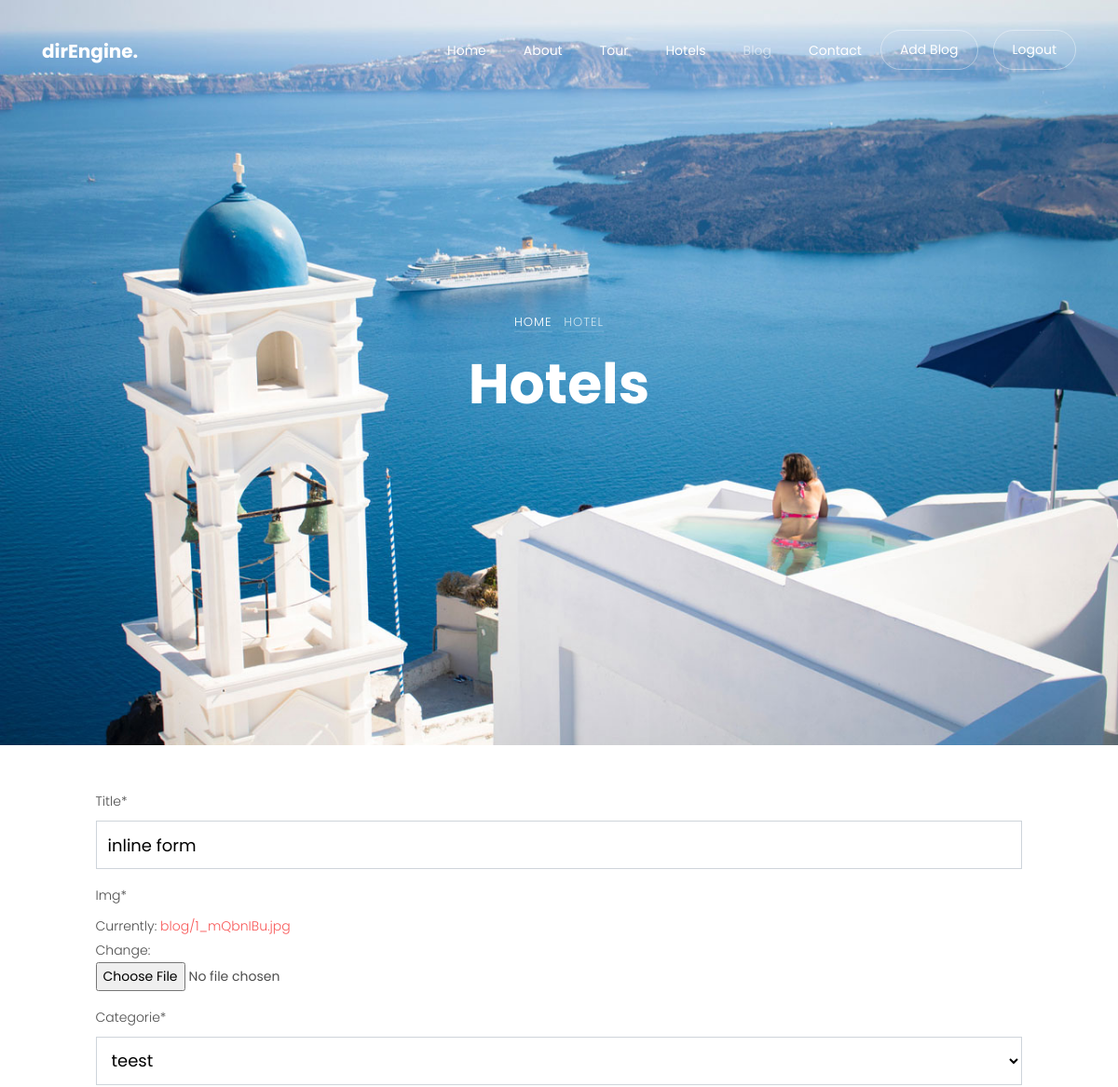
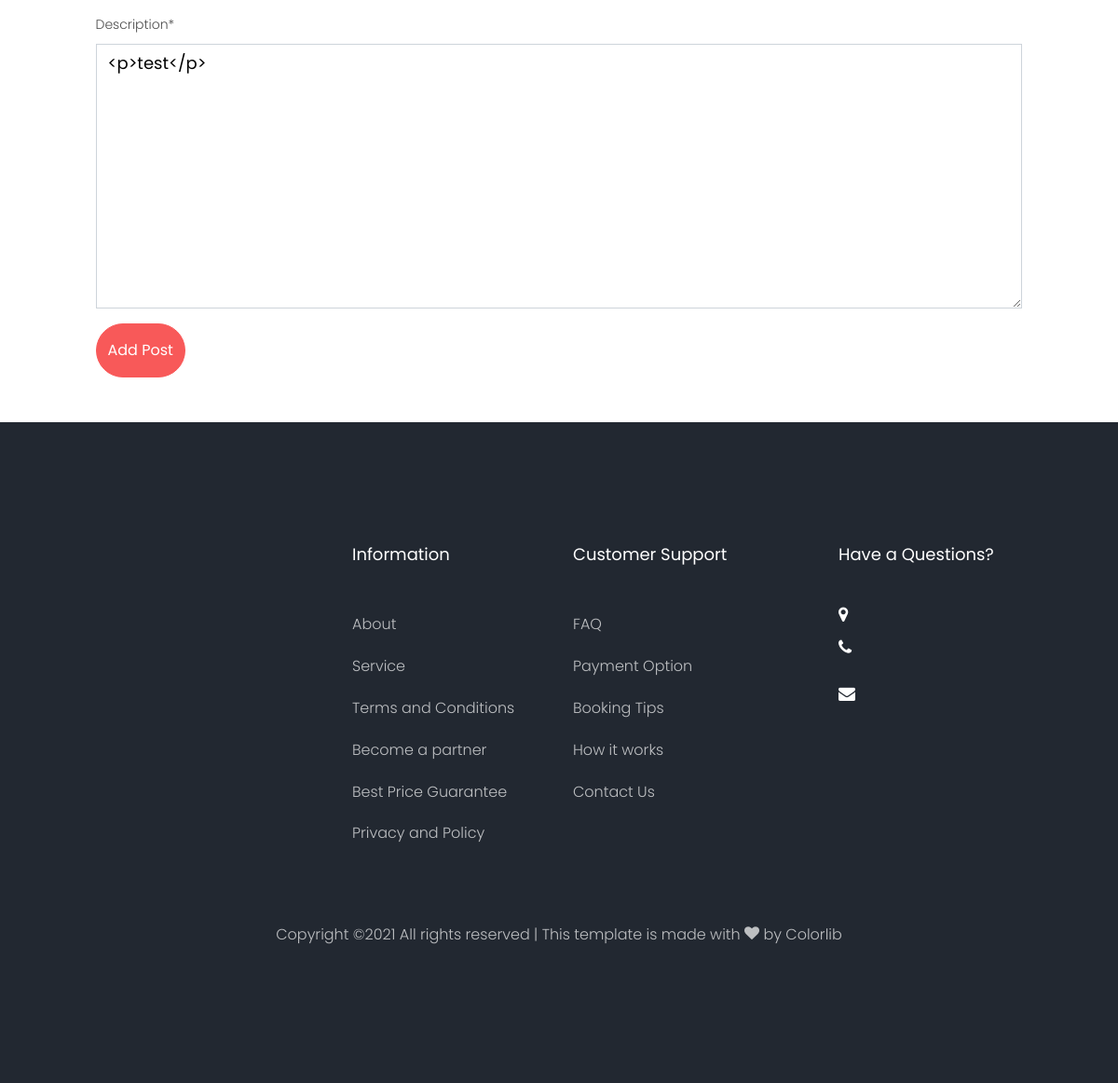
Page /blog/2-inline-form/update/ (signed in) on the committed database (2 pictures, top to bottom).
### blog/models.py (models this page shows, shortened)
class Post(models.Model):
    author = models.ForeignKey(get_user_model(), on_delete=models.CASCADE)
    title = models.CharField(max_length = 30)
    img = models.ImageField(upload_to='blog/')
    tags = TaggableManager()
    categorie = models.ForeignKey('Categorie', on_delete=models.CASCADE )
    description = RichTextField()
    created_at = models.DateTimeField(auto_now=True)
    updated_at = models.DateTimeField(default=timezone.now)
    slug = models.SlugField(blank=True, null=True)
    active = models.BooleanField(default=True)
    objects=PostManager()
    class Meta:
        ordering = ['-id']

class Categorie(models.Model):
    title = models.CharField(max_length=25)
    def __str__(self):
        return self.title

### blog/views.py (the view)
# urls.py: path('<slug:slug>/update/', views.BlogUpdateView.as_view(),name='blog-update'),
class BlogUpdateView(UserPassesTestMixin,LoginRequiredMixin,SuccessMessageMixin,UpdateView):
    model = Post
    form_class= BlogForm
    success_message='Updated Post Successfully!!'
    def test_func(self):
        if self.request.user.is_superuser or self.request.user.is_staff and self.get_object().author==self.request.user:
            return True
        return False

### blog/forms.py
class BlogForm(forms.ModelForm):
    class Meta:
        model = Post
        fields = ( 'title', 'img', 'tags', 'categorie', 'description',)

### project/context_processors.py (called while the page is built)
def nav_links(request):
    urlpath = request.path
    cxt = {
        'urlpath':urlpath,
    }
    return cxt

def myfooter(request):
    info = Info.objects.last()
    cxt = {
        'myfooter':info,
    }
    return cxt

### blog/templates/blog/post_form.html (shortened to what this page needs)
{% extends "base.html" %}
{% load static %}
{% load crispy_forms_tags %}
{% block content %}
<div class="hero-wrap js-fullheight" style="background-image: url({% static 'images/bg_5.jpg' %});">
	<div class="container">
		<div class="row no-gutters slider-text js-fullheight align-items-center justify-content-center"
			data-scrollax-parent="true">
			<div class="col-md-9 ftco-animate text-center" data-scrollax=" properties: { translateY: '70%' }">
				<p class="breadcrumbs" data-scrollax="properties: { translateY: '30%', opacity: 1.6 }"><span
						class="mr-2"><a href="/">Home</a></span> <span>Hotel</span></p>
				<h1 class="mb-3 bread" data-scrollax="properties: { translateY: '30%', opacity: 1.6 }">Hotels</h1>
			</div>
		</div>
	</div>
</div>
<div class="row">
    <div class="col-md-10 mx-auto mt-5 mb-5">
        <form action="" method="POST" enctype="multipart/form-data">
            {{ form|crispy }}
                <button type="submit" class="btn btn-primary py-3">Add Post </button>
        </form>
    </div>
</div>
 {% endblock content %}

### rows in the picture
Post: title "inline form", categorie "teest", description "<p>test</p>"
